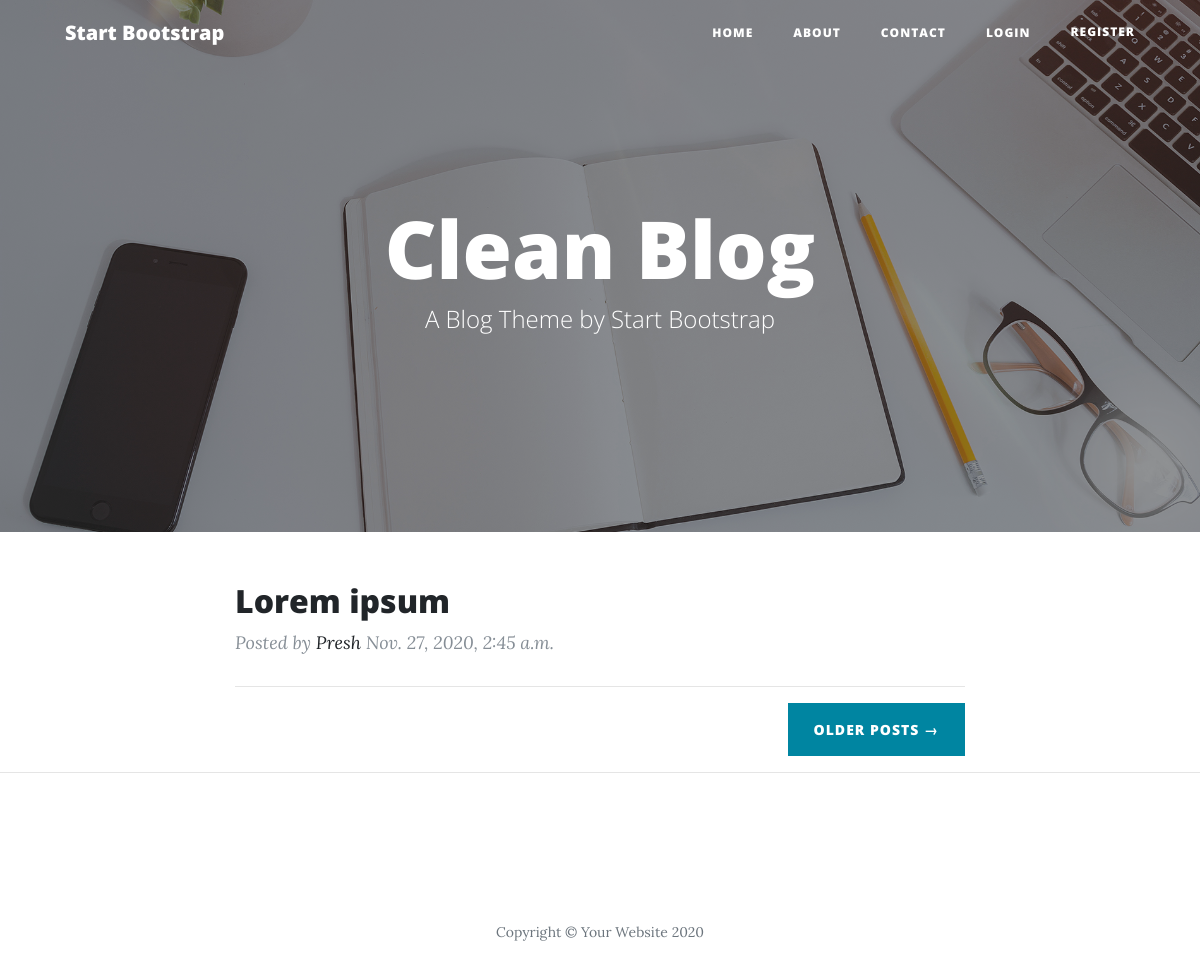
The app's page /, older data.
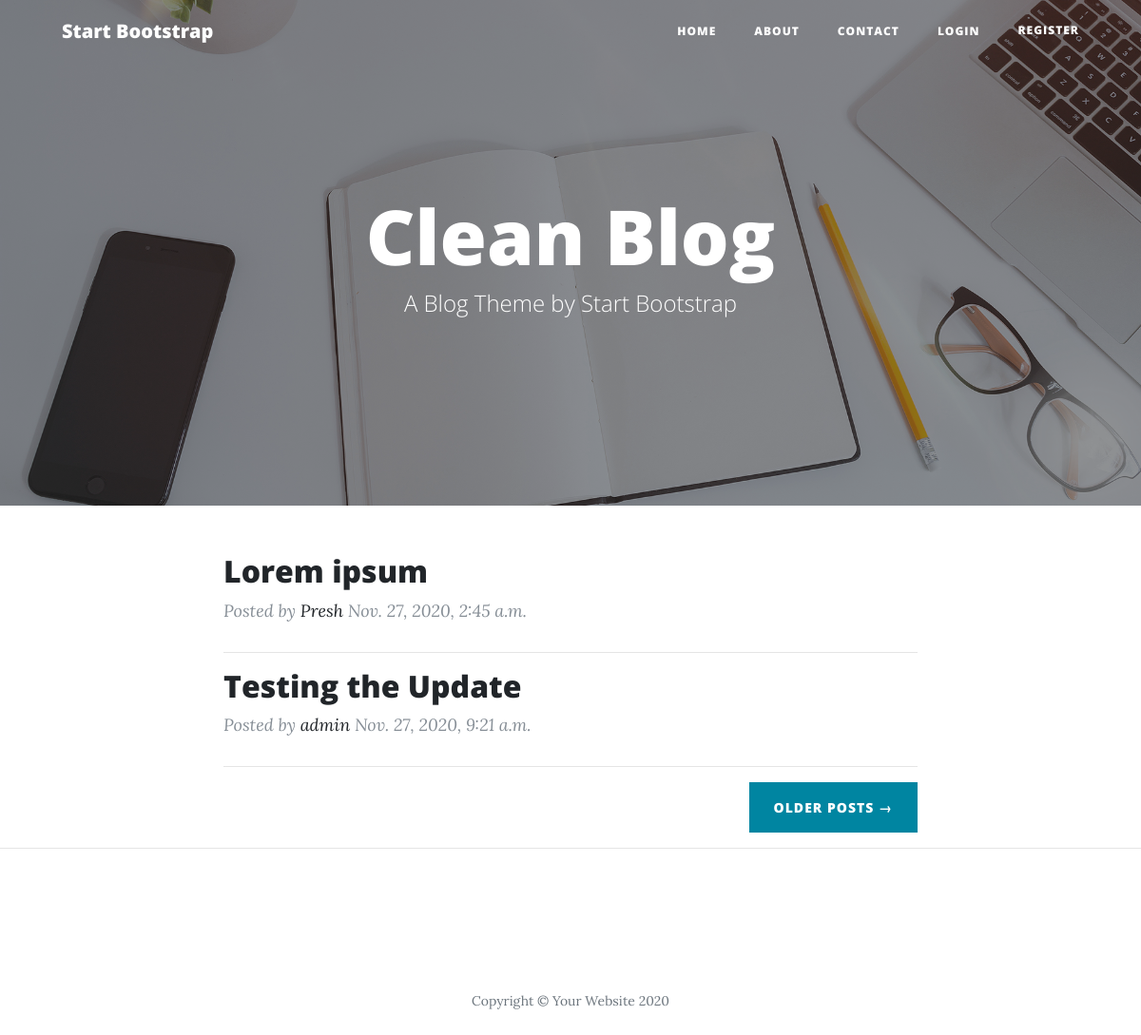
The same page, newer data.
### blogs/models.py (models this page shows, shortened)
class Post(models.Model):
    title = models.CharField(max_length=200)
    author = models.ForeignKey(User, on_delete=models.CASCADE,) # Allows for many to one relationship
    category = models.ForeignKey(CategoryTable, null=True, on_delete=models.CASCADE,)
    body = models.TextField()
    date = models.DateTimeField(auto_now_add=True)

### blogs/views.py (the view)
# urls.py: path('', BlogListView.as_view(), name='home'),
class BlogListView(ListView):
    paginate_by = 10
    model = Post
    template_name = 'blogs/index.html'

### blogs/templates/blogs/index.html (shortened to what this page needs)
{% extends 'blogs/base.html' %}
{% load static %}
{% block content %}
  <header class="masthead" style="background-image: url('{% static 'img/home-bg.jpg' %}')">
    <div class="overlay"></div>
    <div class="container">
      <div class="row">
        <div class="col-lg-8 col-md-10 mx-auto">
          <div class="site-heading">
            <h1>Clean Blog</h1>
            <span class="subheading">A Blog Theme by Start Bootstrap</span>
          </div>
        </div>
      </div>
    </div>
  </header>
  <div class="container">
    <div class="row">
      <div class="col-lg-8 col-md-10 mx-auto">
        {% for post in object_list %}
          <div class="post-preview">
            <a href="post.html">
              <h2 class="post-title">
                <a href="{% url 'post_detail' post.pk %}">{{ post.title }}</a>
              </h2>
            </a>
            <p class="post-meta">Posted by
              <a href="#">{{ post.author }}</a>
              {{ post.date }}</p>
          </div>
          <hr>
        {% endfor %}
        <div class="clearfix">
          <a class="btn btn-primary float-right" href="#">Older Posts &rarr;</a>
        </div>
      </div>
    </div>
  </div>
  <hr>
{% endblock content %}

Row changes from the older to the newer data that the page shows:
added Post: title "Testing the Update", author "admin", date "Nov. 27, 2020, 9:21 a.m."
